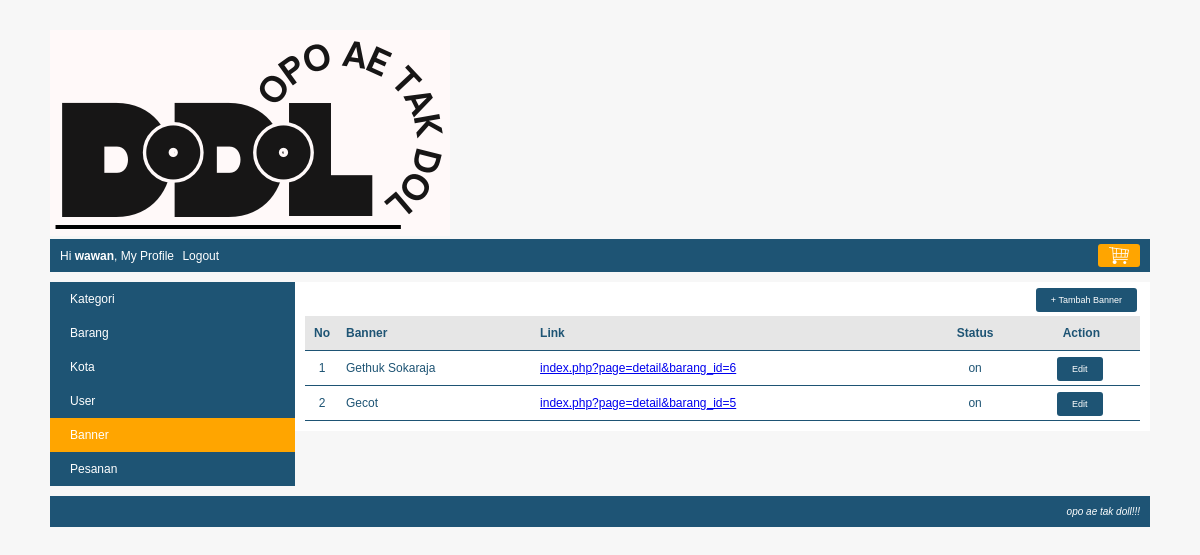
The app's page /index.php?page=my_profile&module=banner&action=list (signed in) with its own data.
### tables this page shows
CREATE TABLE `banner` (
  `banner_id` int(10) NOT NULL,
  `banner` varchar(100) NOT NULL,
  `gambar` varchar(150) NOT NULL,
  `link` varchar(500) NOT NULL,
  `status` enum('on','off') NOT NULL
);

### module/banner/list.php (the view)
<div id="frame-tambah">
	<a class="tombol-action" href="<?php echo BASE_URL."index.php?page=my_profile&module=banner&action=form"; ?>">+ Tambah Banner</a>
</div>
<?php
    $no=1;
    $queryBanner = mysqli_query($koneksi, "SELECT * FROM banner ORDER BY banner_id DESC");
    if(mysqli_num_rows($queryBanner) == 0)
    {
        echo "<h3>Saat ini belum ada banner di dalam database</h3>";
    }
    else
    {
        echo "<table class='table-list'>";
            echo "<tr class='baris-title'>
                    <th class='kolom-nomor'>No</th>
                    <th class='kiri'>Banner</th>
                    <th class='kiri'>Link</th>
                    <th class='tengah'>Status</th>
                    <th class='tengah'>Action</th>
                 </tr>";
            while($rowBanner=mysqli_fetch_array($queryBanner))
            {
                echo "<tr>
                        <td class='kolom-nomor'>$no</td>
                        <td>$rowBanner[banner]</td>
                        <td><a target='blank' href='".BASE_URL."$rowBanner[link]'>$rowBanner[link]</a></td>
                        <td class='tengah'>$rowBanner[status]</td>
                        <td class='tengah'><a class='tombol-action' href='".BASE_URL."index.php?page=my_profile&module=banner&action=form&banner_id=$rowBanner[banner_id]"."'>Edit</a></td>
                     </tr>";
                $no++;
            }
        echo "</table>";
    }
?>

### css/style.css (style rules this page uses)
body { font-family: arial; font-size: 12px; color: #1e5474; background: #f7f7f7; margin: 0px; }
.table-list { width: 100%; border-collapse: collapse; }
.table-list tr { border-bottom: 1px solid #1e5474; }
.table-list tr.baris-title { background: #e6e6e6; }
.table-list tr th, .table-list tr td { padding: 10px 7px; }
.kolom-nomor { width: 20px; text-align: center; }
.tengah { text-align: center; }
.kiri { text-align: left; }
#frame-tambah { margin-bottom: 10px; text-align: right; }
.tombol-action { background: #1e5474; color: white; padding: 7px 15px; border-radius: 3px; cursor: pointer; text-decoration: none; margin-right: 3px; font-size: 9px; }

### records on screen
banner: banner "Gethuk Sokaraja", link "index.php?page=detail&barang_id=6", status "on"
banner: banner "Gecot", link "index.php?page=detail&barang_id=5", status "on"

### other values on screen
$nama "wawan"
